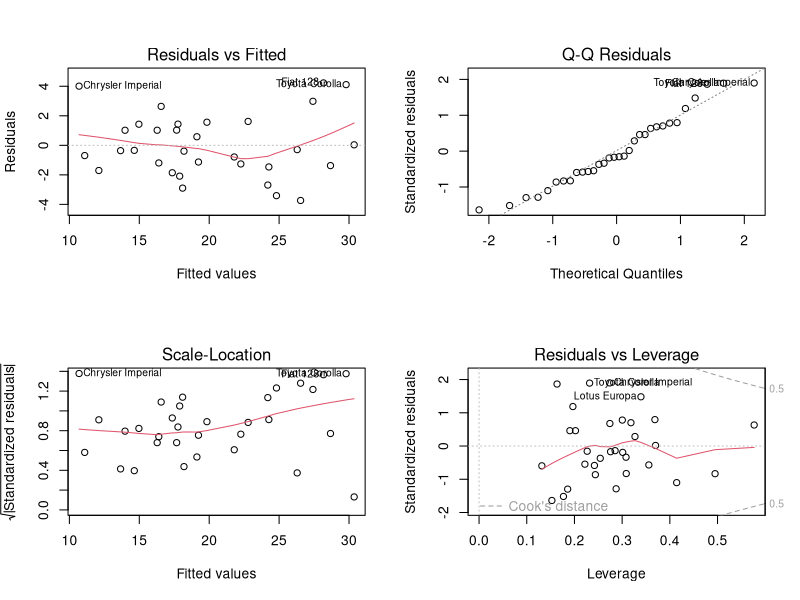

The R source for this figure:
## =====================================================
## 0. Preparation
## =====================================================

# Clear workspace (optional)
rm(list = ls())

# Load required packages
# install.packages(c("car", "lmtest", "sandwich"))  # run once if needed
library(car)       # vif(), ncvTest()
library(lmtest)    # bptest(), resettest(), coeftest()
library(sandwich)  # vcovHC()

## =====================================================
## 1. Load data and define variables (mtcars)
## =====================================================

data(mtcars)
df <- mtcars

## -----------------------------------------------------
## 1.1 Treat some variables as factors
## -----------------------------------------------------

df$cyl  <- factor(df$cyl)                       # cylinders
df$am   <- factor(df$am, labels = c("Auto","Manual"))
df$vs   <- factor(df$vs)
df$gear <- factor(df$gear)
df$carb <- factor(df$carb)

## =====================================================
## 2. Estimate multiple regression model
## =====================================================

fit <- lm(mpg ~ wt + hp + disp + drat + qsec + cyl + am, data = df)
summary(fit)

## =====================================================
## 3. Multicollinearity diagnostics
## =====================================================

cat("\n--- VIF / GVIF ---\n")
v <- vif(fit)
print(v)
if (is.matrix(v) && "GVIF^(1/(2*Df))" %in% colnames(v)) {
  cat("\nAdjusted GVIF^(1/(2*Df)) (comparable to VIF):\n")
  print(v[, "GVIF^(1/(2*Df))"])
}

cat("\n--- Condition Number (scaled X) ---\n")
X   <- model.matrix(fit)[, -1, drop = FALSE]    # drop intercept
Xz  <- scale(X, center = TRUE, scale = TRUE)
sv  <- svd(Xz)
kcn <- max(sv$d) / min(sv$d)
print(kcn)

## =====================================================
## 4. Heteroskedasticity diagnostics
## =====================================================

cat("\n--- Breusch–Pagan test (baseline) ---\n")
print(bptest(fit))  # default variance regressors are the model regressors

cat("\n--- Non-constant variance score test (ncvTest) ---\n")
print(ncvTest(fit)) # vs fitted values by default

cat("\n--- 'White-like' BP using fitted and fitted^2 (explicit data) ---\n")
z <- fitted(fit)                                # numeric fitted values
print(bptest(fit, ~ z + I(z^2), data = data.frame(z = z)))

## =====================================================
## 5. Robust (heteroskedasticity-consistent) standard errors
## =====================================================

cat("\n--- HC3 Robust SE (coeftest) ---\n")
rob_vcov <- vcovHC(fit, type = "HC3")
print(coeftest(fit, vcov = rob_vcov))

## =====================================================
## 6. Functional-form check (Ramsey RESET)
## =====================================================

cat("\n--- Ramsey RESET (powers of fitted) ---\n")
print(resettest(fit, power = 2:3, type = "fitted"))

## =====================================================
## 7. Residual and influence diagnostics
## =====================================================

# Standard residual plots
par(mfrow = c(2, 2))
plot(fit)   # residuals vs fitted, QQ, scale-location, Cook's distance
par(mfrow = c(1, 1))

# Top 5 Cook's distances
cat("\n--- Top 5 Cook's distances ---\n")
cd <- cooks.distance(fit)
print(head(sort(cd, decreasing = TRUE), 5))

## =====================================================
## 8. Correlation matrix (numeric predictors)
## =====================================================

nums <- df[, sapply(df, is.numeric), drop = FALSE]
cat("\n--- Correlation (numeric predictors) ---\n")
print(round(cor(nums), 2))
